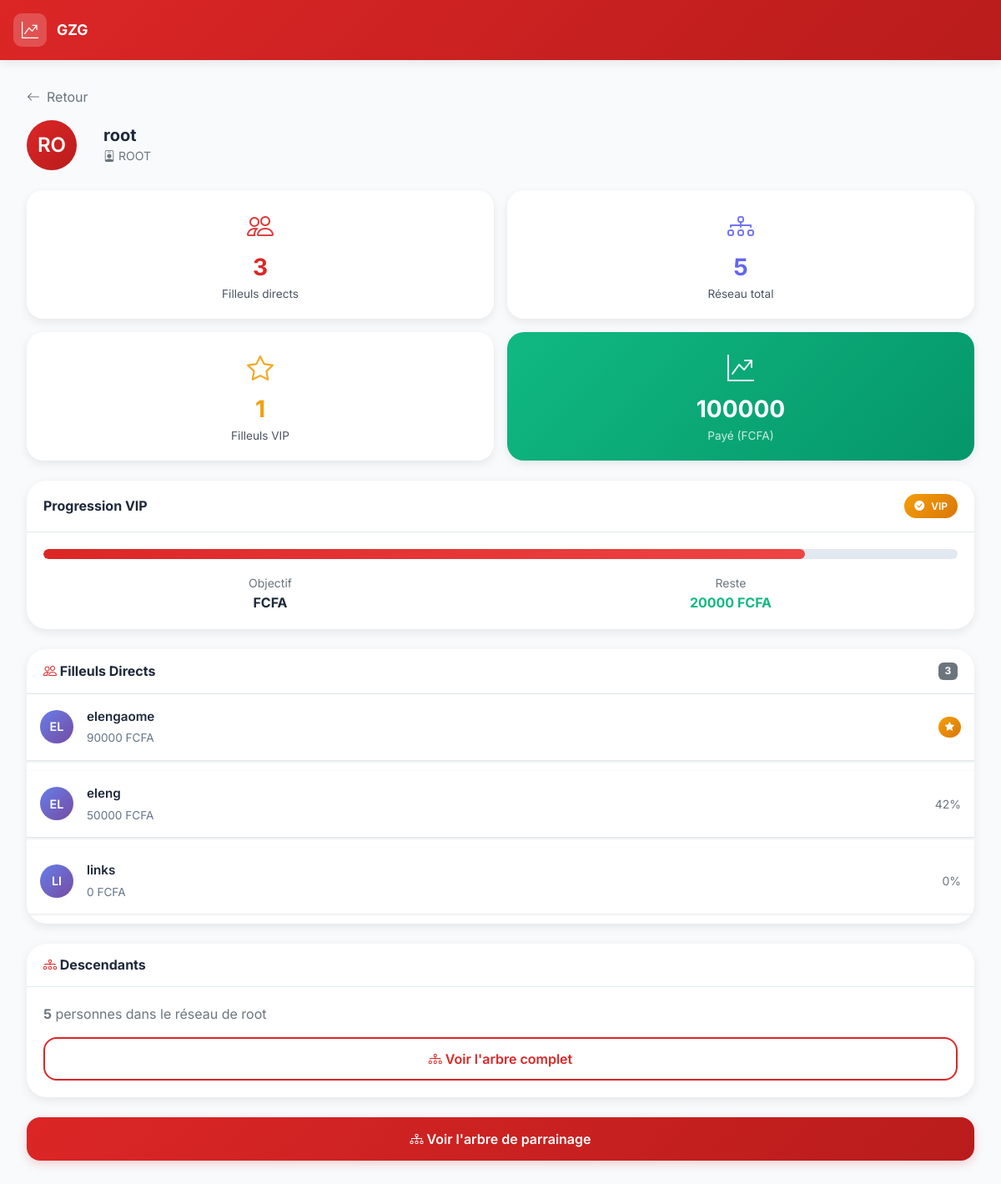
Screenshot of /enfant/3/ (signed in) with the database file from the repository.
### parrainage/models.py (models this page shows, shortened)
class Profile(models.Model):
    user = models.OneToOneField(User, on_delete=models.CASCADE, related_name='profile')
    referrer = models.ForeignKey(
        'self',
        on_delete=models.SET_NULL,
        null=True,
        blank=True,
        related_name='referrals'
    )
    referral_code = models.CharField(max_length=50, unique=True, editable=False)
    phone_number = models.CharField(max_length=20, blank=True, null=True, help_text="Numéro de téléphone")
    country = CountryField(blank=True, null=True, help_text="Pays de résidence")
    total_paid = models.DecimalField(max_digits=12, decimal_places=2, default=0.00)
    is_vip = models.BooleanField(default=False)
    reset_token = models.CharField(max_length=64, blank=True, null=True)
    reset_token_expires = models.DateTimeField(blank=True, null=True)
    REFERRAL_LIMIT = 2  # Maximum 2 filleuls directs
    @property
    def remaining_amount(self):
        from decimal import Decimal
        quota = GlobalSettings.get_current_quota()
        return max(Decimal(quota) - Decimal(self.total_paid), Decimal(0))
    @property
    def progress_percent(self):
        from decimal import Decimal
        quota = GlobalSettings.get_current_quota()
        if quota <= 0: return 0
        return min((float(self.total_paid) / float(quota)) * 100, 100)
    def get_downline_tree(self, level=0, max_depth=10):
        if level >= max_depth:
            return []
        tree = []
        for referral in self.referrals.all():
            node = {
                'profile': referral,
                'level': level + 1,
                'children': referral.get_downline_tree(level + 1, max_depth)
            }
            tree.append(node)
        return tree

class GlobalSettings(models.Model):
    required_quota = models.DecimalField(
        max_digits=12,
        decimal_places=2,
        default=100000.00,
        help_text="Le montant total pour devenir VIP et accéder aux marchés."
    )
    updated_at = models.DateTimeField(auto_now=True)
    class Meta:
        verbose_name = "Paramètre Global"
        verbose_name_plural = "Paramètres Globaux"
    @classmethod
    def get_current_quota(cls):
        config, _ = cls.objects.get_or_create(id=1)
        return config.required_quota

### parrainage/views.py (the view)
# urls.py: path('enfant/<int:pk>/', views.view_child_detail, name='view_child_detail'),
@login_required
def view_child_detail(request, pk):
    child_profile = get_object_or_404(Profile, pk=pk)
    my_profile, created = Profile.objects.get_or_create(user=request.user)
    referrals = child_profile.referrals.all().order_by('-user__date_joined')
    downline_tree = child_profile.get_downline_tree(max_depth=100)
    total_referrals = referrals.count()
    vip_referrals = referrals.filter(is_vip=True).count()
    remaining_referrals = child_profile.REFERRAL_LIMIT - total_referrals
    def count_all_downline(tree):
        count = 0
        for node in tree:
            count += 1
            count += count_all_downline(node['children'])
        return count
    total_downline = count_all_downline(downline_tree)
    breadcrumbs = []
    current = child_profile
    while current:
        breadcrumbs.append(current)
        current = current.referrer
    breadcrumbs.reverse()
    context = {
        'current_profile': child_profile,
        'my_profile': my_profile,
        'profile': child_profile,
        'referrals': referrals,
        'total_referrals': total_referrals,
        'vip_referrals': vip_referrals,
        'remaining_referrals': remaining_referrals,
        'downline_tree': downline_tree,
        'total_downline': total_downline,
        'breadcrumbs': breadcrumbs,
    }
    return render(request, 'parrainage/child_detail.html', context)

### templates/parrainage/child_detail.html (shortened to what this page needs)
{% extends 'parrainage/base.html' %}
{% block content %}
<div class="slide-up">
    <div class="mb-4">
        <a href="{% url 'my_referrals' %}" class="text-decoration-none text-secondary d-inline-flex align-items-center gap-2 mb-3">
            <i class="bi bi-arrow-left"></i>
            <span>Retour</span>
        </a>
        <div class="d-flex align-items-center gap-3">
            <div class="list-item-avatar" style="background: linear-gradient(135deg, var(--primary-color), var(--primary-dark)); width: 60px; height: 60px; font-size: 1.5rem;">
                {{ current_profile.user.username|slice:":2"|upper }}
            </div>
            <div>
                <h2 class="fw-bold mb-0" style="font-size: 1.25rem;">{{ current_profile.user.username }}</h2>
                <small class="text-secondary">
                    <i class="bi bi-person-badge"></i> {{ current_profile.referral_code }}
                </small>
            </div>
        </div>
    </div>
    <div class="row g-3 mb-4">
        <div class="col-6">
            <div class="stat-card">
                <div class="stat-card-icon" style="color: var(--primary-color);">
                    <i class="bi bi-people"></i>
                </div>
                <div class="stat-card-value" style="color: var(--primary-color);">{{ total_referrals }}</div>
                <div class="stat-card-label">Filleuls directs</div>
            </div>
        </div>
        <div class="col-6">
            <div class="stat-card">
                <div class="stat-card-icon" style="color: #6366f1;">
                    <i class="bi bi-diagram-3"></i>
                </div>
                <div class="stat-card-value" style="color: #6366f1;">{{ total_downline }}</div>
                <div class="stat-card-label">Réseau total</div>
            </div>
        </div>
        <div class="col-6">
            <div class="stat-card">
                <div class="stat-card-icon" style="color: #f59e0b;">
                    <i class="bi bi-star"></i>
                </div>
                <div class="stat-card-value" style="color: #f59e0b;">{{ vip_referrals }}</div>
                <div class="stat-card-label">Filleuls VIP</div>
            </div>
        </div>
        <div class="col-6">
            <div class="stat-card stat-card-success">
                <div class="stat-card-icon">
                    <i class="bi bi-graph-up-arrow"></i>
                </div>
                <div class="stat-card-value">{{ current_profile.total_paid|floatformat:0 }}</div>
                <div class="stat-card-label">Payé (FCFA)</div>
            </div>
        </div>
    </div>
    <div class="card-mobile mb-4">
        <div class="card-mobile-header">
            <h6 class="fw-bold mb-0">
                Progression VIP
            </h6>
            {% if current_profile.is_vip %}
            <span class="badge-vip" style="padding: 0.35rem 0.75rem; font-size: 0.75rem;">
                <i class="bi bi-check-circle-fill"></i> VIP
            </span>
            {% else %}
            <span class="badge-pending" style="padding: 0.35rem 0.75rem; font-size: 0.75rem;">
                {{ current_profile.progress_percent|floatformat:0 }}%
            </span>
            {% endif %}
        </div>
        <div class="card-mobile-body">
            <div class="progress-modern mb-3">
                <div class="progress-modern-bar"
                     style="width: {{ current_profile.progress_percent }}%;
                            background: linear-gradient(90deg, var(--primary-color), var(--primary-light));">
                </div>
            </div>
            <div class="row g-2 text-center">
                <div class="col-6">
                    <small class="text-secondary">Objectif</small>
                    <div class="fw-bold">{{ quota|floatformat:0 }} FCFA</div>
                </div>
                <div class="col-6">
                    <small class="text-secondary">Reste</small>
                    <div class="fw-bold" style="color: var(--success-color);">{{ current_profile.remaining_amount|floatformat:0 }} FCFA</div>
                </div>
            </div>
        </div>
    </div>
    <div class="card-mobile mb-4">
        <div class="card-mobile-header">
            <h6 class="fw-bold mb-0">
                <i class="bi bi-people" style="color: var(--primary-color);"></i>
                Filleuls Directs
            </h6>
            <span class="badge bg-secondary">{{ referrals.count }}</span>
        </div>
        <div class="card-mobile-body" style="padding: 0;">
            {% if referrals %}
            {% for referral in referrals %}
            <div class="list-item" style="border-radius: 0; {% if not forloop.last %}border-bottom: 1px solid var(--border-color);{% endif %}">
                <div class="list-item-avatar" style="background: linear-gradient(135deg, #667eea, #764ba2); width: 40px; height: 40px; font-size: 0.9rem;">
                    {{ referral.user.username|slice:":2"|upper }}
                </div>
                <div class="list-item-content">
                    <div class="list-item-title" style="font-size: 0.95rem;">{{ referral.user.username }}</div>
                    <div class="list-item-subtitle">{{ referral.total_paid|floatformat:0 }} FCFA</div>
                </div>
                {% if referral.is_vip %}
                <span class="badge-vip" style="padding: 0.25rem 0.5rem; font-size: 0.7rem;">
                    <i class="bi bi-star-fill"></i>
                </span>
                {% else %}
                <small class="text-secondary">{{ referral.progress_percent|floatformat:0 }}%</small>
                {% endif %}
            </div>
            {% endfor %}
            {% else %}
            <div class="text-center py-4">
                <i class="bi bi-people" style="font-size: 3rem; color: var(--border-color);"></i>
                <p class="text-secondary mt-2 mb-0">Aucun filleul direct</p>
            </div>
            {% endif %}
        </div>
    </div>
    <div class="card-mobile mb-4">
        <div class="card-mobile-header">
            <h6 class="fw-bold mb-0">
                <i class="bi bi-diagram-3" style="color: var(--primary-color);"></i>
                Descendants
            </h6>
        </div>
        <div class="card-mobile-body">
            {% if downline_tree %}
            <p class="text-secondary mb-3">
                <strong>{{ total_downline }}</strong> personnes dans le réseau de {{ current_profile.user.username }}
            </p>
            <a href="{% url 'view_parrain_tree' current_profile.pk %}" class="btn btn-outline-primary w-100">
                <i class="bi bi-diagram-3"></i>
                Voir l'arbre complet
            </a>
            {% else %}
            <div class="text-center py-4">
                <i class="bi bi-inbox" style="font-size: 3rem; color: var(--border-color);"></i>
                <p class="text-secondary mt-2 mb-0">Aucun descendant</p>
            </div>
            {% endif %}
        </div>
    </div>
    <div class="d-grid gap-2">
        <a href="{% url 'view_parrain_tree' current_profile.pk %}" class="btn btn-primary">
            <i class="bi bi-diagram-3"></i>
            Voir l'arbre de parrainage
        </a>
    </div>
</div>
{% endblock %}

### templates/parrainage/base.html (style rules this page uses)
:root { --primary-color: #dc2626; --primary-dark: #b91c1c; --primary-light: #ef4444; --secondary-color: #1e293b; --success-color: #10b981; --warning-color: #f59e0b; --danger-color: #ef4444; --bg-color: #f8fafc; --card-bg: #ffffff; --text-primary: #1e293b; --text-secondary: #64748b; --border-color: #e2e8f0; --shadow-sm: 0 1px 3px rgba(0,0,0,0.1); --shadow-md: 0 4px 12px rgba(0,0,0,0.08); --shadow-lg: 0 10px 40px rgba(0,0,0,0.12); --radius-sm: 12px; --radius-md: 16px; --radius-lg: 20px; --radius-xl: 24px; }
* { font-family: 'Inter', -apple-system, BlinkMacSystemFont, sans-serif; -webkit-tap-highlight-color: transparent; }
body { background: var(--bg-color); min-height: 100vh; padding-bottom: 80px; color: var(--text-primary); }
.card-mobile { background: var(--card-bg); border-radius: var(--radius-lg); box-shadow: var(--shadow-md); border: none; overflow: hidden; transition: all 0.3s; }
.card-mobile-header { padding: 1rem 1.25rem; border-bottom: 1px solid var(--border-color); display: flex; align-items: center; justify-content: space-between; }
.card-mobile-body { padding: 1.25rem; }
.stat-card { background: var(--card-bg); border-radius: var(--radius-lg); padding: 1.25rem; box-shadow: var(--shadow-md); text-align: center; transition: all 0.3s; }
.stat-card-success { background: linear-gradient(135deg, var(--success-color), #059669); color: white; }
.stat-card-icon { font-size: 2rem; margin-bottom: 0.5rem; opacity: 0.9; }
.stat-card-value { font-size: 1.75rem; font-weight: 700; line-height: 1.2; }
.stat-card-label { font-size: 0.85rem; opacity: 0.8; margin-top: 0.25rem; }
.progress-modern { height: 12px; border-radius: 6px; background: var(--border-color); overflow: hidden; }
.progress-modern-bar { height: 100%; border-radius: 6px; transition: width 0.5s ease; }
.badge-vip { background: linear-gradient(135deg, #f59e0b, #d97706); color: white; padding: 0.5rem 1rem; border-radius: 20px; font-weight: 600; font-size: 0.85rem; display: inline-flex; align-items: center; gap: 0.5rem; }
.btn-primary { background: linear-gradient(135deg, var(--primary-color), var(--primary-dark)); border: none; padding: 0.875rem 1.5rem; font-weight: 600; border-radius: var(--radius-md); transition: all 0.3s; box-shadow: 0 4px 12px rgba(220, 38, 38, 0.2); }
.btn-outline-primary { border: 2px solid var(--primary-color); color: var(--primary-color); background: transparent; padding: 0.75rem 1.25rem; font-weight: 600; border-radius: var(--radius-md); transition: all 0.2s; }
.list-item { display: flex; align-items: center; padding: 1rem; background: var(--card-bg); border-radius: var(--radius-md); margin-bottom: 0.75rem; box-shadow: var(--shadow-sm); transition: all 0.2s; }
.list-item-avatar { width: 48px; height: 48px; border-radius: 50%; display: flex; align-items: center; justify-content: center; font-weight: 600; color: white; margin-right: 1rem; flex-shrink: 0; }
.list-item-content { flex: 1; min-width: 0; }
.list-item-title { font-weight: 600; margin-bottom: 0.25rem; }
.list-item-subtitle { font-size: 0.85rem; color: var(--text-secondary); }
@media (min-width: 768px) { body { padding-bottom: 0; } }
@media (min-width: 768px) { .card-mobile { border-radius: var(--radius-xl); } }
.slide-up { animation: slideUp 0.4s ease-out; }

### rows the page displays
Profile: user.username "RO", user.username "root", referral_code "ROOT", total_paid "100000"
GlobalSettings: remaining_amount "20000"
Profile: user.username "EL", user.username "elengaome", total_paid "90000", is_vip True (drawn)
Profile: user.username "EL", user.username "eleng", total_paid "50000", progress_percent "42"
Profile: user.username "LI", user.username "links", total_paid "0", progress_percent "0"

### other values shown
{{ total_referrals }} "3"
{{ total_downline }} "5"
{{ vip_referrals }} "1"
{{ referrals.count }} "3"
